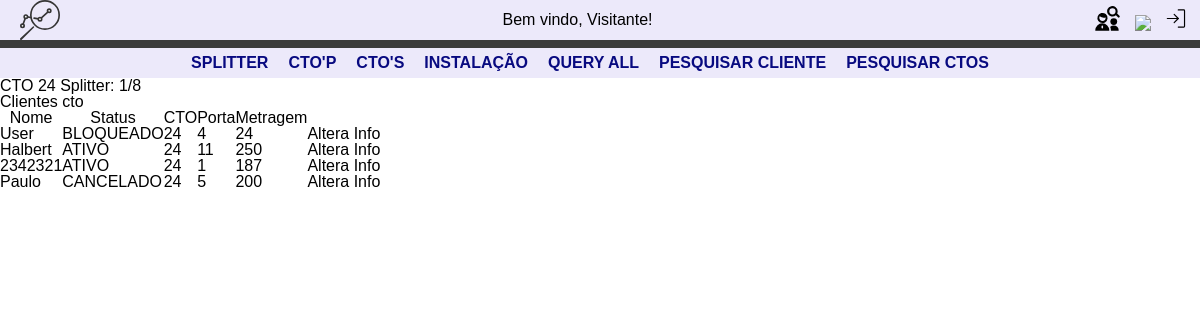
/get/pesquisa_cto/12, run on the app's committed database.
### CTO_manager/models.py (models this page shows, shortened)
class CtoSecundaria(models.Model):
  numeracao = models.IntegerField() # Numero de identificacao da CTO secundaria
  descricao = models.TextField(blank=True, null=True, verbose_name='Descricao detalhada') # Informacoes detalhadas e observacoes sobre a CTO
  sinal_entrada = models.FloatField() # Referencia para o sinal que esta chegando na caixa (futura implementacao para verificar atenuacoes na rota)
  splitter = models.ForeignKey(Splitter, on_delete=models.CASCADE) # Pre-requisito: cadastro do splitter; o tamanho do splitter define quantos cliente a caixa pode ter
  derivacao_ctoPrimaria = models.ForeignKey(CtoPrimaria, on_delete=models.CASCADE) # Pre-requisito: cadastro da cto primaria. buscar caixar com identificador da ctop
  metragem = models.IntegerField(default=0) # tamanho do cabo que foi utilizado para instalacao
  clientes = models.ManyToManyField(Cliente, blank=True) # Este e o tipo de campo que define uma relacao de muitos-para-muitos com o modelo Cliente.

class Splitter(models.Model):
  splitter_tipo = models.IntegerField()
  def __str__(self):
    return f"Splitter: 1/{self.splitter_tipo}"

class Cliente(models.Model):
  nome = models.CharField(max_length=100) # identificação do cliente pelo nome
  rg = models.IntegerField(blank=True) # identificao do cliente RG
  status = models.CharField(max_length=15, default='ATIVO') # identificação do status do cliente  ativo, cancelado, bloqueado, se nada for atribuido inicialmente começa como 'ativo'
  porta = models.PositiveIntegerField(blank=True) # salvar a numeracao da porta que o cliente esta associado a cto, somente numeros positivos
  numeracao_cto = models.IntegerField(blank=True, null=True) # deixar salva a numeracao da cto
  metragem = models.IntegerField(default=0) # tamanho do cabo que foi utilizado para instalacao
  def __str__(self):
     return f"{self.nome} esta instalado na CTO {self.numeracao_cto}, porta {self.porta}"

### getData/views.py (the view)
# urls.py: path('pesquisa_cto/<int:pk>', views.info_cto, name='info_cto'),
def info_cto(request, pk):
    template = loader.get_template('getData/info_cto.html')
    cto = CtoSecundaria.objects.get(pk=pk)
    clientes = cto.clientes.all()
    context ={
        'titulo': f'CTO {cto.numeracao}',
        'cto': cto,
        'clientes': clientes,
    }
    print(clientes)
    return HttpResponse(template.render(context, request))

### getData/templates/getData/info_cto.html (shortened to what this page needs)
{% extends 'base.html' %}
{% block content %}
<h1>CTO {{cto.numeracao}} {{cto.splitter}}</h1>
<fieldset>
  <legend>Clientes cto</legend>
  <table>
    <tr>
      <th>Nome</th>
      <th>Status</th>
      <th>CTO</th>
      <th>Porta</th>
      <th>Metragem</th>
    </tr>
      {% for cliente in clientes %}
        <tr>
          <td>{{cliente.nome}}</td>
          <td>{{cliente.status}}</td>
          <td>{{cliente.numeracao_cto}}</td>
          <td>{{cliente.porta}}</td>
          <td>{{cliente.metragem}}</td>
          <td><a href="/ctomanager/atualizar_cliente/{{cliente.pk}}">Altera Info</a></td>
        </tr>
      {%endfor%}
  </table>
</fieldset>
{% endblock %}

### static/css/style_menu.css (style rules this page uses)
body { font-family: Arial, sans-serif; }

### data on the page
CtoSecundaria: numeracao "24", splitter "Splitter: 1/8"
Cliente: nome "User", status "BLOQUEADO", numeracao_cto "24", porta "4", metragem "24"
Cliente: nome "Halbert", status "ATIVO", numeracao_cto "24", porta "11", metragem "250"
Cliente: nome "2342321", status "ATIVO", numeracao_cto "24", porta "1", metragem "187"
Cliente: nome "Paulo", status "CANCELADO", numeracao_cto "24", porta "5", metragem "200"
